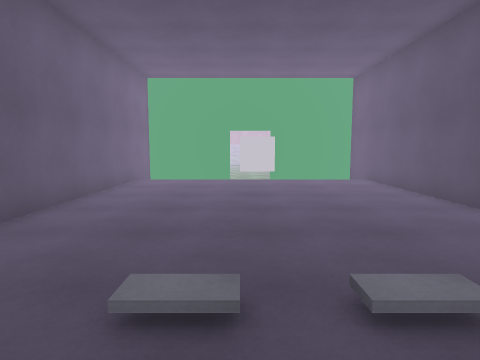
View 1 (above)

12 first-person views from a walk through a scene from a Unity 3-D project. The camera is 1.4 m above the floor, tilts 6° down and sees 75° across. The floor is counted in squares, 1 m on a side. Each view is taken from the middle of a square. On the plan, view 1 faces up. The plan holds only what a view shows up to about 14 squares ahead; the rest is blank. The place goes on beyond the plan. The player is left out. Door leaves are left out, so doorways stand open. Surface patterns are stand-ins for the level's own textures.

View 2
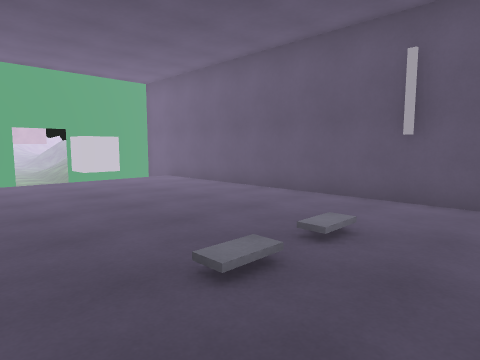

View 3
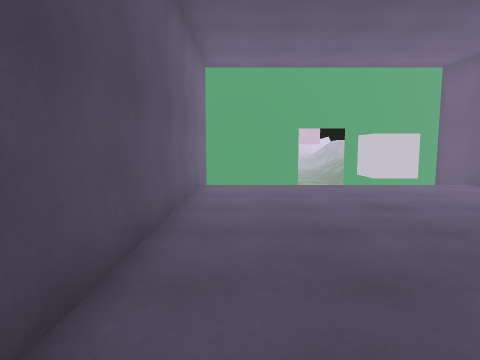

View 4
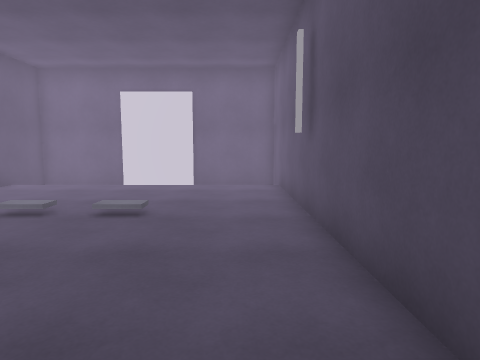

View 5
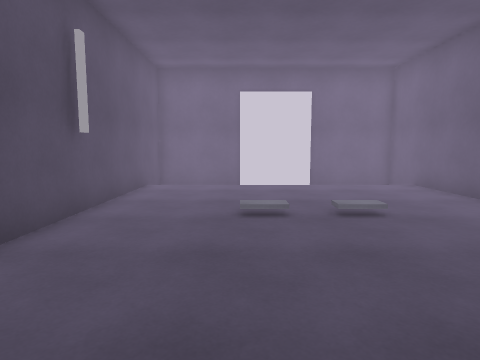

View 6
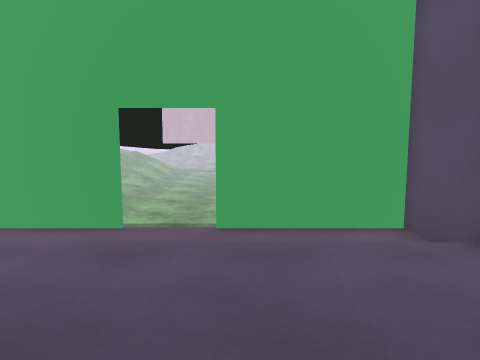

View 7
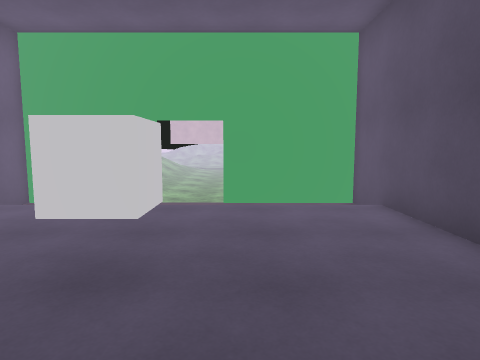

View 8
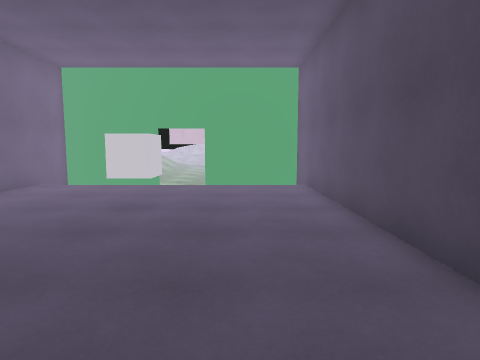

View 9
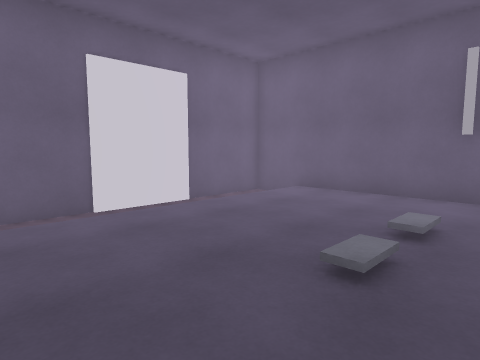

View 10
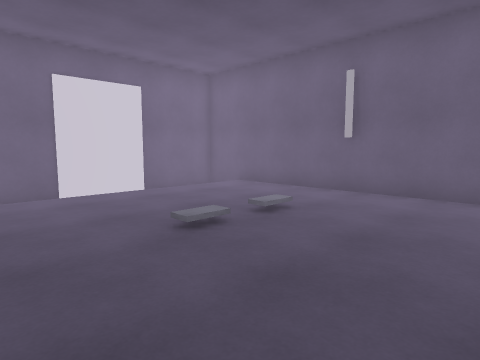

View 11
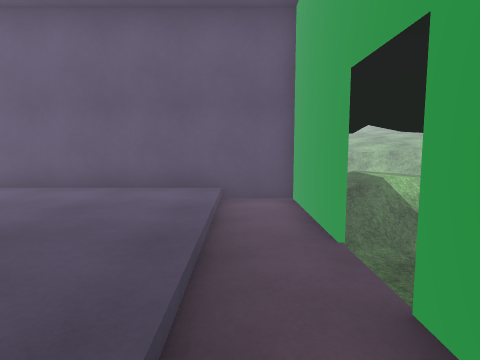

View 12
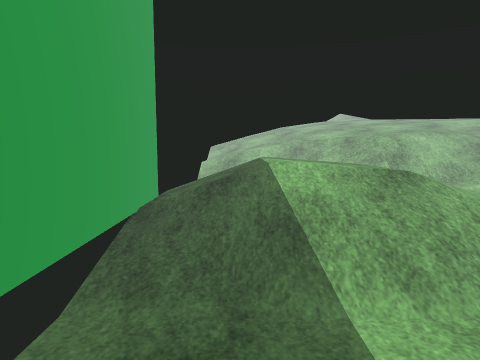

### Floor plan
Key: @ floor where view 1 was taken; # wall or solid block; . main floor; : floor 0.25 m higher than the main floor; - floor 0.25 m lower than the main floor; + floor 0.5 m higher than the main floor; _ floor 0.75 m lower than the main floor; / step, stairs or slope; D open door; = window, fence, low wall or low ledge; C grey cube; O other object.
Columns run from 13 left of view 1 to 6 right of it. Each row starts with its distance up from view 1.
 21 ////==     /___
 20 ///==     //___
 19 ////    :://___
 18 /+/     ++//___
 17 ///     ////___
 16 /:/     /####DD####
 15         ##---DD---##
 14         #----------#
 13         #..........#
 12         #..........#
 11         #..........#
 10         #....CC....#
  9         #....CC....#
  8         #..........#
  7         #..........#
  6         #..........#
  5         #..........#
  4         #..........#
  3         #...O.O....#
  2         #...O.O....#
  1         #..........#
  0         #....@.....#
 -1         #..........#
 -2         #..........#
 -3         #          #
 -4         #---####-- #
 -5         #####  ####

Where each view was taken, in squares from view 1:
view 1: 0 up, 0 right, facing up
view 2: 0 up, 3 left, facing up-right
view 3: 2 up, 3 left, facing up
view 4: 9 up, 3 left, facing down
view 5: 9 up, 2 right, facing down
view 6: 9 up, 2 right, facing up
view 7: 6 up, 2 right, facing up
view 8: 2 up, 3 right, facing up
view 9: 4 up, 5 right, facing down-left
view 10: 7 up, 5 right, facing down-left
view 11: 14 up, 4 right, facing left
view 12: 17 up, 1 right, facing left
